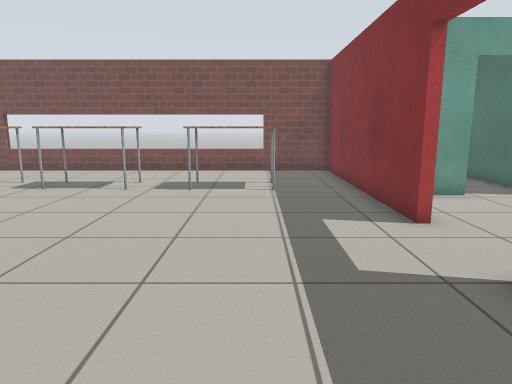
view 1 (above)

23 first-person views from a walk through a world built for the Gazebo simulator. The camera is 1 m above the floor, tilts 10° down and sees 70° across. The floor is counted in squares, 0.5 m on a side. Each view is taken from the middle of a square. On the plan, view 1 faces up. The plan holds only what a view shows up to about 19 squares ahead; the rest is blank. The robots in the file are not drawn. Simple patterns stand in for the simulator's built-in surfaces.

view 2
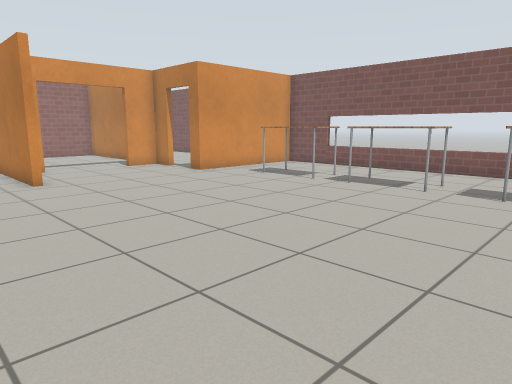

view 3
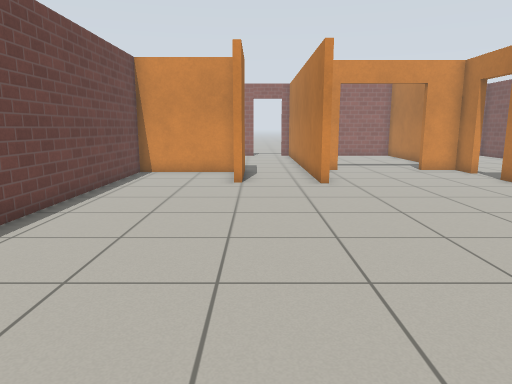

view 4
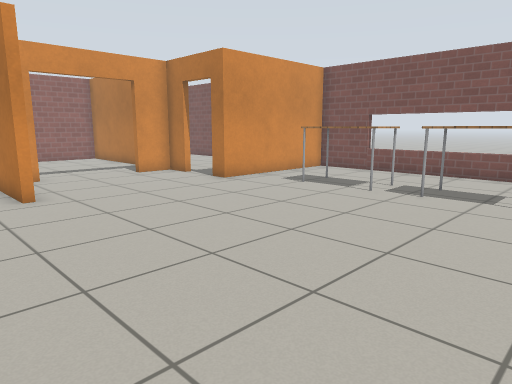

view 5
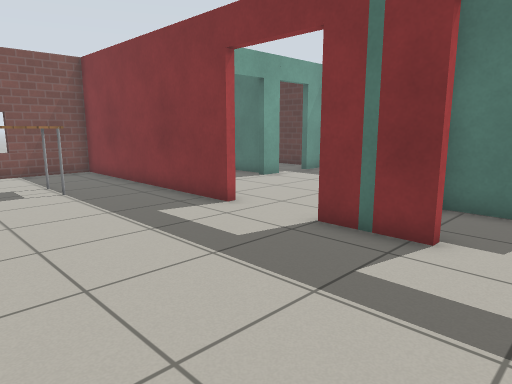

view 6
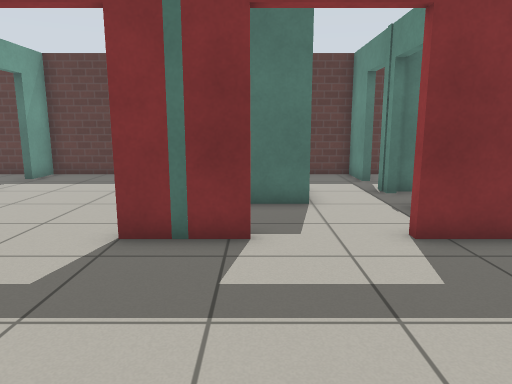

view 7
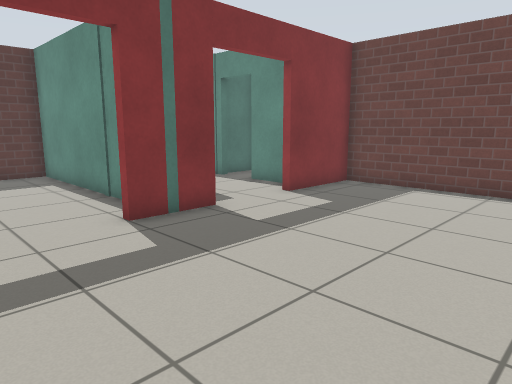

view 8
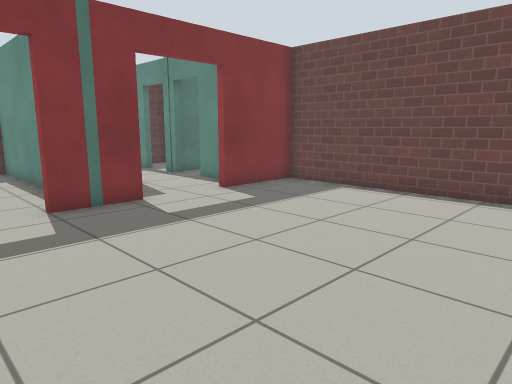

view 9
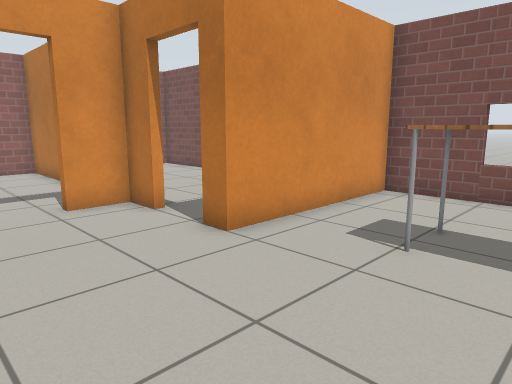

view 10
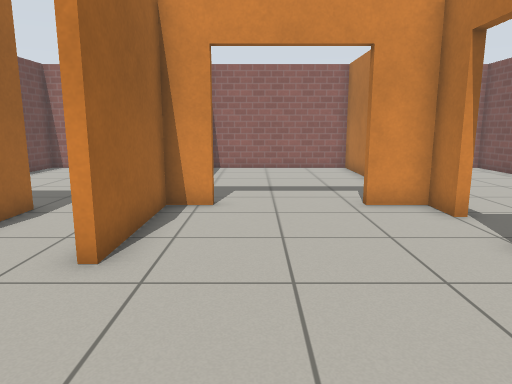

view 11
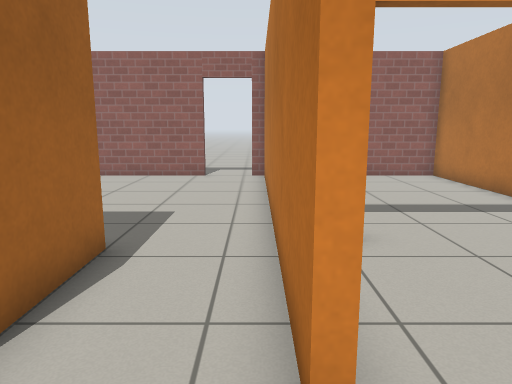

view 12
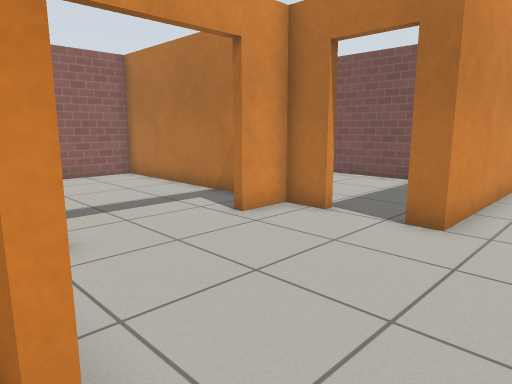

view 13
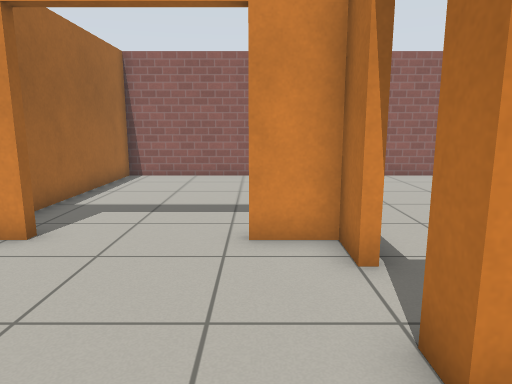

view 14
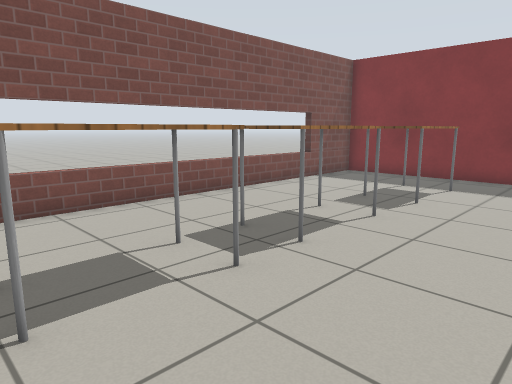

view 15
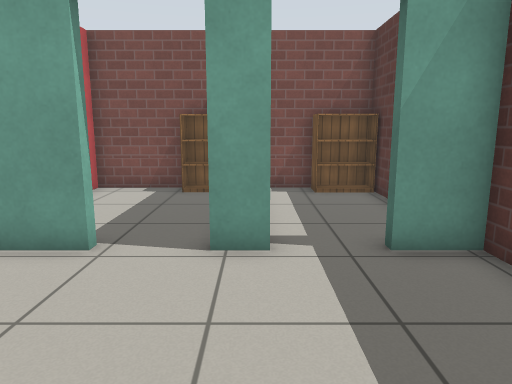

view 16
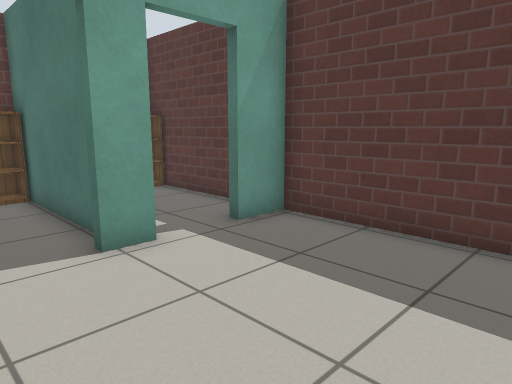

view 17
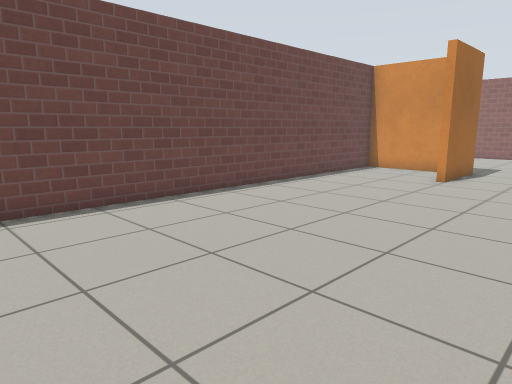

view 18
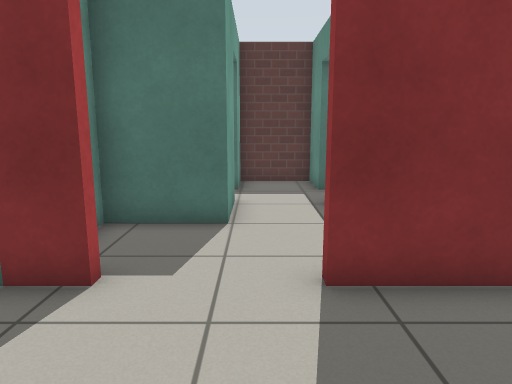

view 19
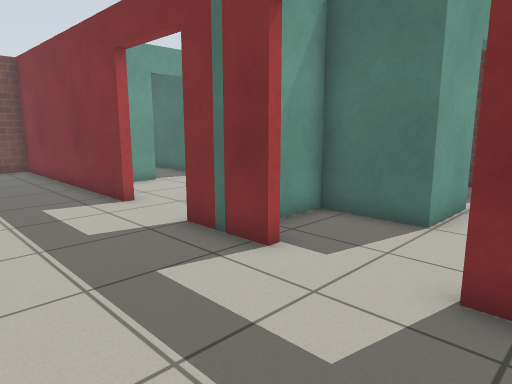

view 20
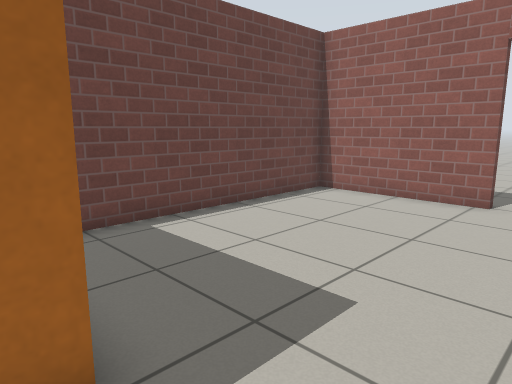

view 21
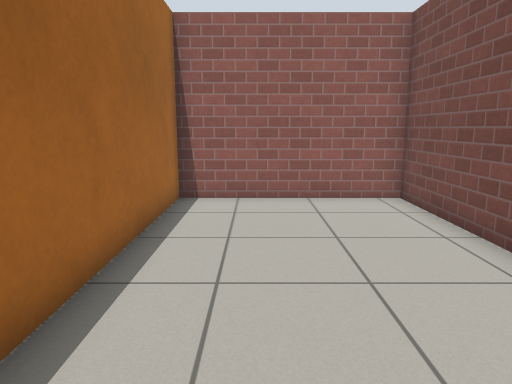

view 22
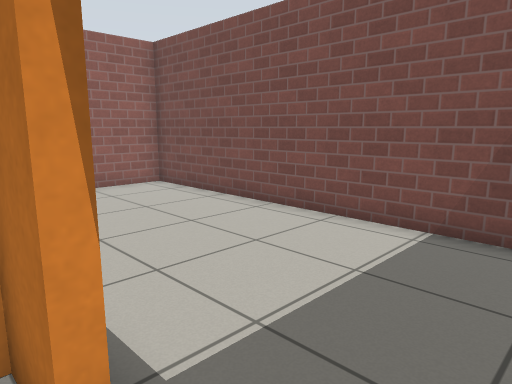

view 23
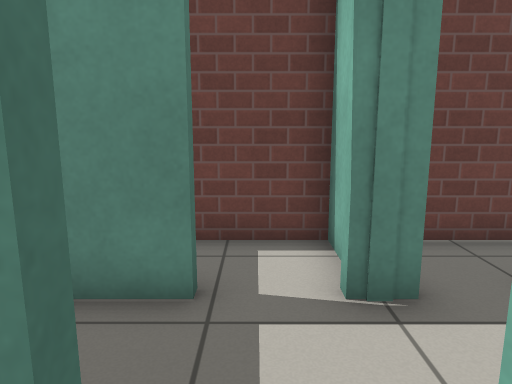

### Floor plan
Key: @ floor where view 1 was taken; # wall or solid block; . floor; D open door; = window, fence, low wall or low ledge; T table; B bookshelf.
Columns run from 29 left of view 1 to 13 right of it. Each row starts with its distance up from view 1.
 17  #################============#######B###B#
 16  #............#.................#.....#.BB#
 15  #............#.................#.....#...#
 14  #............#.................# ....#...#
 13  #............#...T T.T  T.T T..# ....#...#
 12  #............#...TTT.TTTT.TTT..#  ...#...#
 11  ###########DDD.................####DD#DD##
 10  #........#.....................#.........#
  9  #........DD....................#.........#
  8  #........DD....................#.........#
  7  #........DD....................DD........#
  6  #........DD....................DD........#
  5  #........DD....................DD........#
  4  ##############.................#.........#
  3 .#..............................###########
  2 .DD.............................#D..#  .  #
  1 .DD.............................DD..##DD###
  0  #.........####..............@..DD........#
 -1  #.........#....................#D........#
 -2  #.........#....................####DDDD###
 -3  #.........#....................#  ..#....#
 -4  ########################################

Where each view was taken, in squares from view 1:
view 1: 0 up, 0 right, facing up
view 2: 0 up, 0 right, facing up-left
view 3: 1 up, 1 left, facing left
view 4: 1 up, 3 left, facing up-left
view 5: 0 up, 3 left, facing up-right
view 6: 2 up, 3 left, facing right
view 7: 8 up, 4 left, facing down-right
view 8: 7 up, 6 left, facing down-right
view 9: 6 up, 9 left, facing up-left
view 10: 6 up, 9 left, facing left
view 11: 3 up, 12 left, facing left
view 12: 3 up, 12 left, facing up-left
view 13: 9 up, 12 left, facing left
view 14: 8 up, 12 left, facing up-right
view 15: 5 up, 9 right, facing up
view 16: 5 up, 6 right, facing up-right
view 17: 5 up, 0 right, facing down-left
view 18: 0 up, 1 left, facing right
view 19: 2 down, 1 left, facing up-right
view 20: 3 up, 17 left, facing down-left
view 21: 13 up, 17 left, facing left
view 22: 10 up, 15 left, facing up-left
view 23: 2 up, 10 right, facing down
